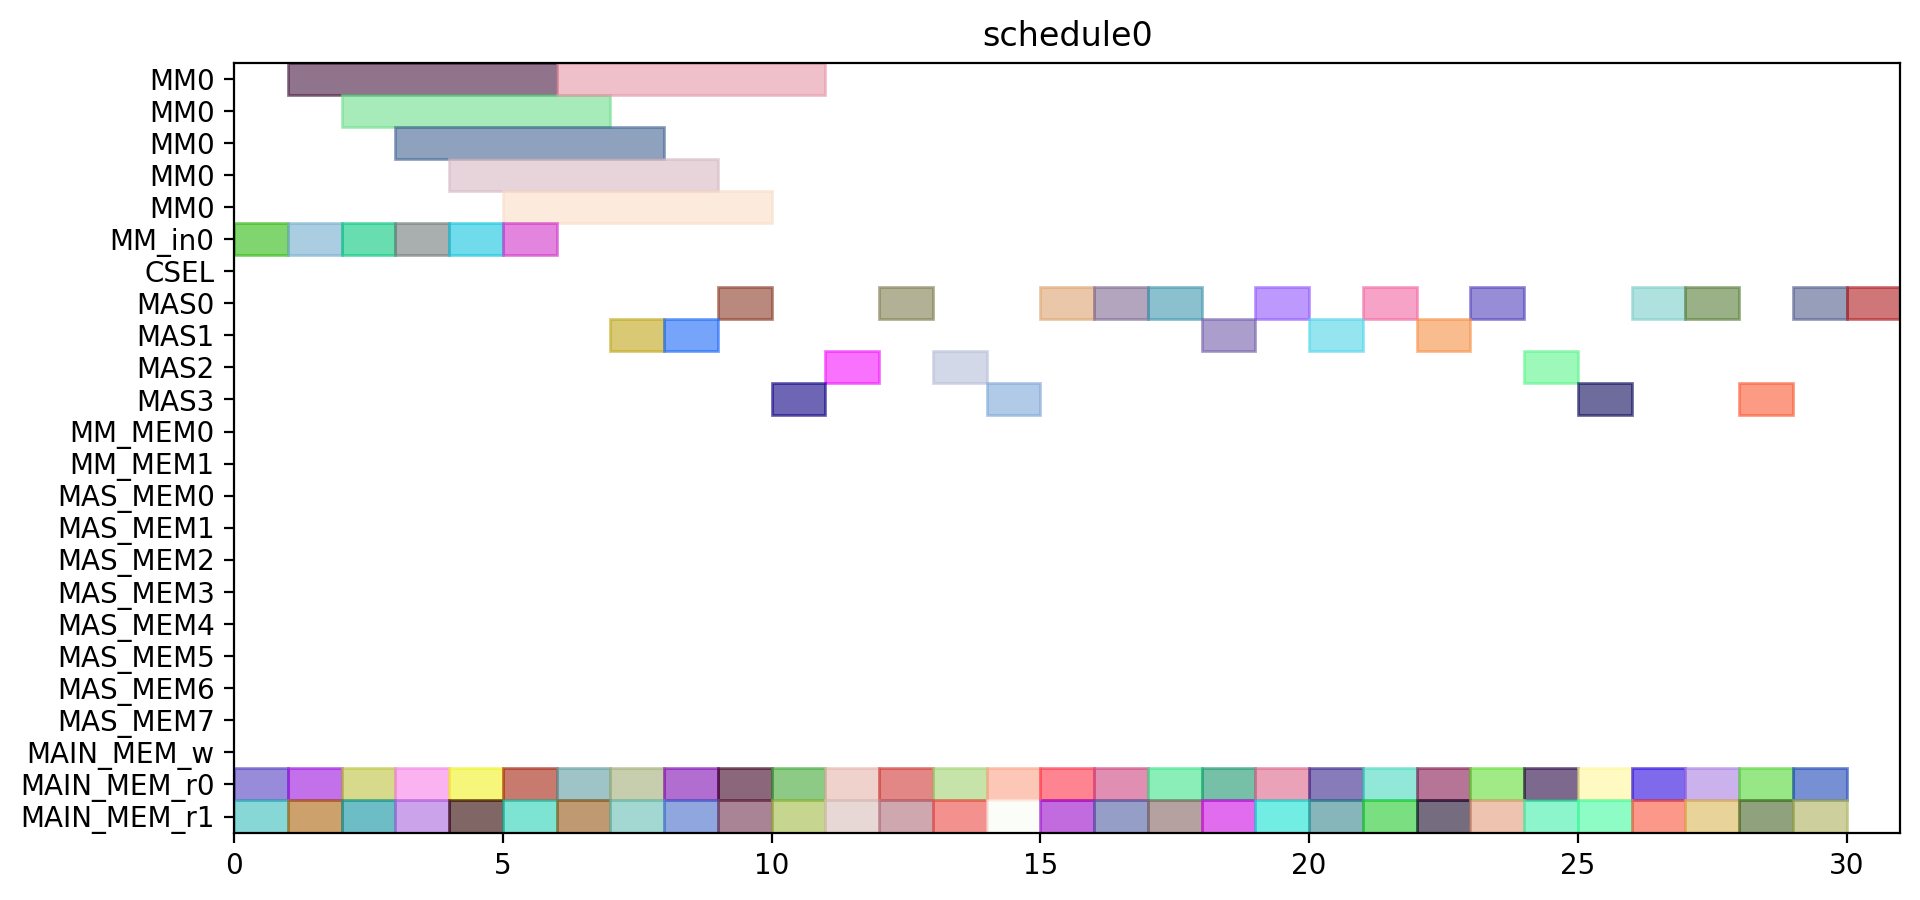

This chart was generated by the following Python code:
from pyschedule import Scenario, solvers, plotters, alt


def solve():
	horizon = 120
	S = Scenario("schedule0", horizon=horizon)

	# resource
	MM = S.Resources('MM', num=1, size=5)
	MM_in = S.Resources('MM_in', num=1)
	CSEL = S.Resource('CSEL')
	MAS = S.Resources('MAS', num=4, size=1, periods=range(1, horizon))
	MM_MEM = S.Resources('MM_MEM', num=2)
	MAS_MEM = S.Resources('MAS_MEM', num=8)
	MAIN_MEM_w = S.Resource('MAIN_MEM_w', size=1)
	MAIN_MEM_r = S.Resources('MAIN_MEM_r', num=2)

	# result of previous scheduling

	# new tasks
	c_t0_a1_0 = S.Task('c_t0_a1_0', length=1, delay_cost=1)
	c_t0_a1_0 += alt(MAS)
	c_t0_a1_0_mem0 = S.Task('c_t0_a1_0_mem0', length=1, delay_cost=1)
	c_t0_a1_0_mem0 += MAIN_MEM_r[0]
	S += c_t0_a1_0_mem0 <= c_t0_a1_0

	c_t0_a1_0_mem1 = S.Task('c_t0_a1_0_mem1', length=1, delay_cost=1)
	c_t0_a1_0_mem1 += MAIN_MEM_r[1]
	S += c_t0_a1_0_mem1 <= c_t0_a1_0

	c_t0_a1_1 = S.Task('c_t0_a1_1', length=1, delay_cost=1)
	c_t0_a1_1 += alt(MAS)
	c_t0_a1_1_mem0 = S.Task('c_t0_a1_1_mem0', length=1, delay_cost=1)
	c_t0_a1_1_mem0 += MAIN_MEM_r[0]
	S += c_t0_a1_1_mem0 <= c_t0_a1_1

	c_t0_a1_1_mem1 = S.Task('c_t0_a1_1_mem1', length=1, delay_cost=1)
	c_t0_a1_1_mem1 += MAIN_MEM_r[1]
	S += c_t0_a1_1_mem1 <= c_t0_a1_1

	c_t0_t10 = S.Task('c_t0_t10', length=1, delay_cost=1)
	c_t0_t10 += alt(MAS)
	c_t0_t10_mem0 = S.Task('c_t0_t10_mem0', length=1, delay_cost=1)
	c_t0_t10_mem0 += MAIN_MEM_r[0]
	S += c_t0_t10_mem0 <= c_t0_t10

	c_t0_t10_mem1 = S.Task('c_t0_t10_mem1', length=1, delay_cost=1)
	c_t0_t10_mem1 += MAIN_MEM_r[1]
	S += c_t0_t10_mem1 <= c_t0_t10

	c_t0_t11 = S.Task('c_t0_t11', length=1, delay_cost=1)
	c_t0_t11 += alt(MAS)
	c_t0_t11_mem0 = S.Task('c_t0_t11_mem0', length=1, delay_cost=1)
	c_t0_t11_mem0 += MAIN_MEM_r[0]
	S += c_t0_t11_mem0 <= c_t0_t11

	c_t0_t11_mem1 = S.Task('c_t0_t11_mem1', length=1, delay_cost=1)
	c_t0_t11_mem1 += MAIN_MEM_r[1]
	S += c_t0_t11_mem1 <= c_t0_t11

	c_t0_t3_t0 = S.Task('c_t0_t3_t0', length=5, delay_cost=1)
	c_t0_t3_t0 += alt(MM)
	c_t0_t3_t0_in = S.Task('c_t0_t3_t0_in', length=1, delay_cost=1)
	c_t0_t3_t0_in += alt(MM_in)
	S += c_t0_t3_t0_in*MM_in[0]<=c_t0_t3_t0*MM[0]
	c_t0_t3_t0_mem0 = S.Task('c_t0_t3_t0_mem0', length=1, delay_cost=1)
	c_t0_t3_t0_mem0 += MAIN_MEM_r[0]
	S += c_t0_t3_t0_mem0 <= c_t0_t3_t0

	c_t0_t3_t0_mem1 = S.Task('c_t0_t3_t0_mem1', length=1, delay_cost=1)
	c_t0_t3_t0_mem1 += MAIN_MEM_r[1]
	S += c_t0_t3_t0_mem1 <= c_t0_t3_t0

	c_t0_t3_t1 = S.Task('c_t0_t3_t1', length=5, delay_cost=1)
	c_t0_t3_t1 += alt(MM)
	c_t0_t3_t1_in = S.Task('c_t0_t3_t1_in', length=1, delay_cost=1)
	c_t0_t3_t1_in += alt(MM_in)
	S += c_t0_t3_t1_in*MM_in[0]<=c_t0_t3_t1*MM[0]
	c_t0_t3_t1_mem0 = S.Task('c_t0_t3_t1_mem0', length=1, delay_cost=1)
	c_t0_t3_t1_mem0 += MAIN_MEM_r[0]
	S += c_t0_t3_t1_mem0 <= c_t0_t3_t1

	c_t0_t3_t1_mem1 = S.Task('c_t0_t3_t1_mem1', length=1, delay_cost=1)
	c_t0_t3_t1_mem1 += MAIN_MEM_r[1]
	S += c_t0_t3_t1_mem1 <= c_t0_t3_t1

	c_t0_t3_t2 = S.Task('c_t0_t3_t2', length=1, delay_cost=1)
	c_t0_t3_t2 += alt(MAS)
	c_t0_t3_t2_mem0 = S.Task('c_t0_t3_t2_mem0', length=1, delay_cost=1)
	c_t0_t3_t2_mem0 += MAIN_MEM_r[0]
	S += c_t0_t3_t2_mem0 <= c_t0_t3_t2

	c_t0_t3_t2_mem1 = S.Task('c_t0_t3_t2_mem1', length=1, delay_cost=1)
	c_t0_t3_t2_mem1 += MAIN_MEM_r[1]
	S += c_t0_t3_t2_mem1 <= c_t0_t3_t2

	c_t0_t3_t3 = S.Task('c_t0_t3_t3', length=1, delay_cost=1)
	c_t0_t3_t3 += alt(MAS)
	c_t0_t3_t3_mem0 = S.Task('c_t0_t3_t3_mem0', length=1, delay_cost=1)
	c_t0_t3_t3_mem0 += MAIN_MEM_r[0]
	S += c_t0_t3_t3_mem0 <= c_t0_t3_t3

	c_t0_t3_t3_mem1 = S.Task('c_t0_t3_t3_mem1', length=1, delay_cost=1)
	c_t0_t3_t3_mem1 += MAIN_MEM_r[1]
	S += c_t0_t3_t3_mem1 <= c_t0_t3_t3

	c_t1_a1_0 = S.Task('c_t1_a1_0', length=1, delay_cost=1)
	c_t1_a1_0 += alt(MAS)
	c_t1_a1_0_mem0 = S.Task('c_t1_a1_0_mem0', length=1, delay_cost=1)
	c_t1_a1_0_mem0 += MAIN_MEM_r[0]
	S += c_t1_a1_0_mem0 <= c_t1_a1_0

	c_t1_a1_0_mem1 = S.Task('c_t1_a1_0_mem1', length=1, delay_cost=1)
	c_t1_a1_0_mem1 += MAIN_MEM_r[1]
	S += c_t1_a1_0_mem1 <= c_t1_a1_0

	c_t1_a1_1 = S.Task('c_t1_a1_1', length=1, delay_cost=1)
	c_t1_a1_1 += alt(MAS)
	c_t1_a1_1_mem0 = S.Task('c_t1_a1_1_mem0', length=1, delay_cost=1)
	c_t1_a1_1_mem0 += MAIN_MEM_r[0]
	S += c_t1_a1_1_mem0 <= c_t1_a1_1

	c_t1_a1_1_mem1 = S.Task('c_t1_a1_1_mem1', length=1, delay_cost=1)
	c_t1_a1_1_mem1 += MAIN_MEM_r[1]
	S += c_t1_a1_1_mem1 <= c_t1_a1_1

	c_t1_t10 = S.Task('c_t1_t10', length=1, delay_cost=1)
	c_t1_t10 += alt(MAS)
	c_t1_t10_mem0 = S.Task('c_t1_t10_mem0', length=1, delay_cost=1)
	c_t1_t10_mem0 += MAIN_MEM_r[0]
	S += c_t1_t10_mem0 <= c_t1_t10

	c_t1_t10_mem1 = S.Task('c_t1_t10_mem1', length=1, delay_cost=1)
	c_t1_t10_mem1 += MAIN_MEM_r[1]
	S += c_t1_t10_mem1 <= c_t1_t10

	c_t1_t11 = S.Task('c_t1_t11', length=1, delay_cost=1)
	c_t1_t11 += alt(MAS)
	c_t1_t11_mem0 = S.Task('c_t1_t11_mem0', length=1, delay_cost=1)
	c_t1_t11_mem0 += MAIN_MEM_r[0]
	S += c_t1_t11_mem0 <= c_t1_t11

	c_t1_t11_mem1 = S.Task('c_t1_t11_mem1', length=1, delay_cost=1)
	c_t1_t11_mem1 += MAIN_MEM_r[1]
	S += c_t1_t11_mem1 <= c_t1_t11

	c_t1_t3_t0 = S.Task('c_t1_t3_t0', length=5, delay_cost=1)
	c_t1_t3_t0 += alt(MM)
	c_t1_t3_t0_in = S.Task('c_t1_t3_t0_in', length=1, delay_cost=1)
	c_t1_t3_t0_in += alt(MM_in)
	S += c_t1_t3_t0_in*MM_in[0]<=c_t1_t3_t0*MM[0]
	c_t1_t3_t0_mem0 = S.Task('c_t1_t3_t0_mem0', length=1, delay_cost=1)
	c_t1_t3_t0_mem0 += MAIN_MEM_r[0]
	S += c_t1_t3_t0_mem0 <= c_t1_t3_t0

	c_t1_t3_t0_mem1 = S.Task('c_t1_t3_t0_mem1', length=1, delay_cost=1)
	c_t1_t3_t0_mem1 += MAIN_MEM_r[1]
	S += c_t1_t3_t0_mem1 <= c_t1_t3_t0

	c_t1_t3_t1 = S.Task('c_t1_t3_t1', length=5, delay_cost=1)
	c_t1_t3_t1 += alt(MM)
	c_t1_t3_t1_in = S.Task('c_t1_t3_t1_in', length=1, delay_cost=1)
	c_t1_t3_t1_in += alt(MM_in)
	S += c_t1_t3_t1_in*MM_in[0]<=c_t1_t3_t1*MM[0]
	c_t1_t3_t1_mem0 = S.Task('c_t1_t3_t1_mem0', length=1, delay_cost=1)
	c_t1_t3_t1_mem0 += MAIN_MEM_r[0]
	S += c_t1_t3_t1_mem0 <= c_t1_t3_t1

	c_t1_t3_t1_mem1 = S.Task('c_t1_t3_t1_mem1', length=1, delay_cost=1)
	c_t1_t3_t1_mem1 += MAIN_MEM_r[1]
	S += c_t1_t3_t1_mem1 <= c_t1_t3_t1

	c_t1_t3_t2 = S.Task('c_t1_t3_t2', length=1, delay_cost=1)
	c_t1_t3_t2 += alt(MAS)
	c_t1_t3_t2_mem0 = S.Task('c_t1_t3_t2_mem0', length=1, delay_cost=1)
	c_t1_t3_t2_mem0 += MAIN_MEM_r[0]
	S += c_t1_t3_t2_mem0 <= c_t1_t3_t2

	c_t1_t3_t2_mem1 = S.Task('c_t1_t3_t2_mem1', length=1, delay_cost=1)
	c_t1_t3_t2_mem1 += MAIN_MEM_r[1]
	S += c_t1_t3_t2_mem1 <= c_t1_t3_t2

	c_t1_t3_t3 = S.Task('c_t1_t3_t3', length=1, delay_cost=1)
	c_t1_t3_t3 += alt(MAS)
	c_t1_t3_t3_mem0 = S.Task('c_t1_t3_t3_mem0', length=1, delay_cost=1)
	c_t1_t3_t3_mem0 += MAIN_MEM_r[0]
	S += c_t1_t3_t3_mem0 <= c_t1_t3_t3

	c_t1_t3_t3_mem1 = S.Task('c_t1_t3_t3_mem1', length=1, delay_cost=1)
	c_t1_t3_t3_mem1 += MAIN_MEM_r[1]
	S += c_t1_t3_t3_mem1 <= c_t1_t3_t3

	c_t2_a1_0 = S.Task('c_t2_a1_0', length=1, delay_cost=1)
	c_t2_a1_0 += alt(MAS)
	c_t2_a1_0_mem0 = S.Task('c_t2_a1_0_mem0', length=1, delay_cost=1)
	c_t2_a1_0_mem0 += MAIN_MEM_r[0]
	S += c_t2_a1_0_mem0 <= c_t2_a1_0

	c_t2_a1_0_mem1 = S.Task('c_t2_a1_0_mem1', length=1, delay_cost=1)
	c_t2_a1_0_mem1 += MAIN_MEM_r[1]
	S += c_t2_a1_0_mem1 <= c_t2_a1_0

	c_t2_a1_1 = S.Task('c_t2_a1_1', length=1, delay_cost=1)
	c_t2_a1_1 += alt(MAS)
	c_t2_a1_1_mem0 = S.Task('c_t2_a1_1_mem0', length=1, delay_cost=1)
	c_t2_a1_1_mem0 += MAIN_MEM_r[0]
	S += c_t2_a1_1_mem0 <= c_t2_a1_1

	c_t2_a1_1_mem1 = S.Task('c_t2_a1_1_mem1', length=1, delay_cost=1)
	c_t2_a1_1_mem1 += MAIN_MEM_r[1]
	S += c_t2_a1_1_mem1 <= c_t2_a1_1

	c_t2_t10 = S.Task('c_t2_t10', length=1, delay_cost=1)
	c_t2_t10 += alt(MAS)
	c_t2_t10_mem0 = S.Task('c_t2_t10_mem0', length=1, delay_cost=1)
	c_t2_t10_mem0 += MAIN_MEM_r[0]
	S += c_t2_t10_mem0 <= c_t2_t10

	c_t2_t10_mem1 = S.Task('c_t2_t10_mem1', length=1, delay_cost=1)
	c_t2_t10_mem1 += MAIN_MEM_r[1]
	S += c_t2_t10_mem1 <= c_t2_t10

	c_t2_t11 = S.Task('c_t2_t11', length=1, delay_cost=1)
	c_t2_t11 += alt(MAS)
	c_t2_t11_mem0 = S.Task('c_t2_t11_mem0', length=1, delay_cost=1)
	c_t2_t11_mem0 += MAIN_MEM_r[0]
	S += c_t2_t11_mem0 <= c_t2_t11

	c_t2_t11_mem1 = S.Task('c_t2_t11_mem1', length=1, delay_cost=1)
	c_t2_t11_mem1 += MAIN_MEM_r[1]
	S += c_t2_t11_mem1 <= c_t2_t11

	c_t2_t3_t0 = S.Task('c_t2_t3_t0', length=5, delay_cost=1)
	c_t2_t3_t0 += alt(MM)
	c_t2_t3_t0_in = S.Task('c_t2_t3_t0_in', length=1, delay_cost=1)
	c_t2_t3_t0_in += alt(MM_in)
	S += c_t2_t3_t0_in*MM_in[0]<=c_t2_t3_t0*MM[0]
	c_t2_t3_t0_mem0 = S.Task('c_t2_t3_t0_mem0', length=1, delay_cost=1)
	c_t2_t3_t0_mem0 += MAIN_MEM_r[0]
	S += c_t2_t3_t0_mem0 <= c_t2_t3_t0

	c_t2_t3_t0_mem1 = S.Task('c_t2_t3_t0_mem1', length=1, delay_cost=1)
	c_t2_t3_t0_mem1 += MAIN_MEM_r[1]
	S += c_t2_t3_t0_mem1 <= c_t2_t3_t0

	c_t2_t3_t1 = S.Task('c_t2_t3_t1', length=5, delay_cost=1)
	c_t2_t3_t1 += alt(MM)
	c_t2_t3_t1_in = S.Task('c_t2_t3_t1_in', length=1, delay_cost=1)
	c_t2_t3_t1_in += alt(MM_in)
	S += c_t2_t3_t1_in*MM_in[0]<=c_t2_t3_t1*MM[0]
	c_t2_t3_t1_mem0 = S.Task('c_t2_t3_t1_mem0', length=1, delay_cost=1)
	c_t2_t3_t1_mem0 += MAIN_MEM_r[0]
	S += c_t2_t3_t1_mem0 <= c_t2_t3_t1

	c_t2_t3_t1_mem1 = S.Task('c_t2_t3_t1_mem1', length=1, delay_cost=1)
	c_t2_t3_t1_mem1 += MAIN_MEM_r[1]
	S += c_t2_t3_t1_mem1 <= c_t2_t3_t1

	c_t2_t3_t2 = S.Task('c_t2_t3_t2', length=1, delay_cost=1)
	c_t2_t3_t2 += alt(MAS)
	c_t2_t3_t2_mem0 = S.Task('c_t2_t3_t2_mem0', length=1, delay_cost=1)
	c_t2_t3_t2_mem0 += MAIN_MEM_r[0]
	S += c_t2_t3_t2_mem0 <= c_t2_t3_t2

	c_t2_t3_t2_mem1 = S.Task('c_t2_t3_t2_mem1', length=1, delay_cost=1)
	c_t2_t3_t2_mem1 += MAIN_MEM_r[1]
	S += c_t2_t3_t2_mem1 <= c_t2_t3_t2

	c_t2_t3_t3 = S.Task('c_t2_t3_t3', length=1, delay_cost=1)
	c_t2_t3_t3 += alt(MAS)
	c_t2_t3_t3_mem0 = S.Task('c_t2_t3_t3_mem0', length=1, delay_cost=1)
	c_t2_t3_t3_mem0 += MAIN_MEM_r[0]
	S += c_t2_t3_t3_mem0 <= c_t2_t3_t3

	c_t2_t3_t3_mem1 = S.Task('c_t2_t3_t3_mem1', length=1, delay_cost=1)
	c_t2_t3_t3_mem1 += MAIN_MEM_r[1]
	S += c_t2_t3_t3_mem1 <= c_t2_t3_t3

	c_t3000 = S.Task('c_t3000', length=1, delay_cost=1)
	c_t3000 += alt(MAS)
	c_t3000_mem0 = S.Task('c_t3000_mem0', length=1, delay_cost=1)
	c_t3000_mem0 += MAIN_MEM_r[0]
	S += c_t3000_mem0 <= c_t3000

	c_t3000_mem1 = S.Task('c_t3000_mem1', length=1, delay_cost=1)
	c_t3000_mem1 += MAIN_MEM_r[1]
	S += c_t3000_mem1 <= c_t3000

	c_t3001 = S.Task('c_t3001', length=1, delay_cost=1)
	c_t3001 += alt(MAS)
	c_t3001_mem0 = S.Task('c_t3001_mem0', length=1, delay_cost=1)
	c_t3001_mem0 += MAIN_MEM_r[0]
	S += c_t3001_mem0 <= c_t3001

	c_t3001_mem1 = S.Task('c_t3001_mem1', length=1, delay_cost=1)
	c_t3001_mem1 += MAIN_MEM_r[1]
	S += c_t3001_mem1 <= c_t3001

	c_t3010 = S.Task('c_t3010', length=1, delay_cost=1)
	c_t3010 += alt(MAS)
	c_t3010_mem0 = S.Task('c_t3010_mem0', length=1, delay_cost=1)
	c_t3010_mem0 += MAIN_MEM_r[0]
	S += c_t3010_mem0 <= c_t3010

	c_t3010_mem1 = S.Task('c_t3010_mem1', length=1, delay_cost=1)
	c_t3010_mem1 += MAIN_MEM_r[1]
	S += c_t3010_mem1 <= c_t3010

	c_t3011 = S.Task('c_t3011', length=1, delay_cost=1)
	c_t3011 += alt(MAS)
	c_t3011_mem0 = S.Task('c_t3011_mem0', length=1, delay_cost=1)
	c_t3011_mem0 += MAIN_MEM_r[0]
	S += c_t3011_mem0 <= c_t3011

	c_t3011_mem1 = S.Task('c_t3011_mem1', length=1, delay_cost=1)
	c_t3011_mem1 += MAIN_MEM_r[1]
	S += c_t3011_mem1 <= c_t3011

	c_t4000 = S.Task('c_t4000', length=1, delay_cost=1)
	c_t4000 += alt(MAS)
	c_t4000_mem0 = S.Task('c_t4000_mem0', length=1, delay_cost=1)
	c_t4000_mem0 += MAIN_MEM_r[0]
	S += c_t4000_mem0 <= c_t4000

	c_t4000_mem1 = S.Task('c_t4000_mem1', length=1, delay_cost=1)
	c_t4000_mem1 += MAIN_MEM_r[1]
	S += c_t4000_mem1 <= c_t4000

	c_t4001 = S.Task('c_t4001', length=1, delay_cost=1)
	c_t4001 += alt(MAS)
	c_t4001_mem0 = S.Task('c_t4001_mem0', length=1, delay_cost=1)
	c_t4001_mem0 += MAIN_MEM_r[0]
	S += c_t4001_mem0 <= c_t4001

	c_t4001_mem1 = S.Task('c_t4001_mem1', length=1, delay_cost=1)
	c_t4001_mem1 += MAIN_MEM_r[1]
	S += c_t4001_mem1 <= c_t4001

	solvers.mip.solve(S,msg=1,kind='CPLEX',ratio_gap=1.01)

	solution = [['hoge']*len(S.solution()[1]) for i in range(len(S.solution()))]
	for i in range(len(S.solution())):
		for j in range(len(S.solution()[i])):
			solution[i][j]=str(S.solution()[i][j])
	print(solution)

	cycles = int(solution[-1][3])

	pic_file_name = "/home/mfukuda/ABE/multiRAM_multiMAS_16mux/scheduling_result/stage5MM1_stage1MAS4/SQR/schedule0.png"
	if(S.solution() != []):
		plotters.matplotlib.plot(S,img_filename=pic_file_name, show_task_labels=False, fig_size=(cycles*0.25+3, 5))

	return solution
